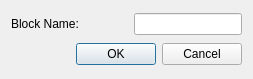
<?xml version="1.0" encoding="UTF-8"?>
<ui version="4.0">
 <class>QG_BlockDialog</class>
 <widget class="QDialog" name="QG_BlockDialog">
  <property name="geometry">
   <rect>
    <x>0</x>
    <y>0</y>
    <width>253</width>
    <height>79</height>
   </rect>
  </property>
  <property name="baseSize">
   <size>
    <width>0</width>
    <height>0</height>
   </size>
  </property>
  <property name="windowTitle">
   <string>Block Settings</string>
  </property>
  <property name="sizeGripEnabled">
   <bool>false</bool>
  </property>
  <layout class="QVBoxLayout">
   <property name="spacing">
    <number>6</number>
   </property>
   <property name="margin">
    <number>11</number>
   </property>
   <item>
    <layout class="QHBoxLayout">
     <item>
      <widget class="QLabel" name="lName">
       <property name="frameShape">
        <enum>QFrame::NoFrame</enum>
       </property>
       <property name="frameShadow">
        <enum>QFrame::Plain</enum>
       </property>
       <property name="text">
        <string>Block Name:</string>
       </property>
       <property name="wordWrap">
        <bool>false</bool>
       </property>
      </widget>
     </item>
     <item>
      <spacer name="spacer87">
       <property name="orientation">
        <enum>Qt::Horizontal</enum>
       </property>
       <property name="sizeType">
        <enum>QSizePolicy::Expanding</enum>
       </property>
       <property name="sizeHint" stdset="0">
        <size>
         <width>29</width>
         <height>21</height>
        </size>
       </property>
      </spacer>
     </item>
     <item>
      <widget class="QLineEdit" name="leName">
       <property name="text">
        <string/>
       </property>
      </widget>
     </item>
    </layout>
   </item>
   <item>
    <widget class="QDialogButtonBox" name="buttonBox">
     <property name="standardButtons">
      <set>QDialogButtonBox::Cancel|QDialogButtonBox::Ok</set>
     </property>
    </widget>
   </item>
  </layout>
 </widget>
 <layoutdefault spacing="6" margin="11"/>
 <resources/>
 <connections>
  <connection>
   <sender>buttonBox</sender>
   <signal>rejected()</signal>
   <receiver>QG_BlockDialog</receiver>
   <slot>reject()</slot>
   <hints>
    <hint type="sourcelabel">
     <x>126</x>
     <y>60</y>
    </hint>
    <hint type="destinationlabel">
     <x>20</x>
     <y>20</y>
    </hint>
   </hints>
  </connection>
  <connection>
   <sender>buttonBox</sender>
   <signal>accepted()</signal>
   <receiver>QG_BlockDialog</receiver>
   <slot>validate()</slot>
   <hints>
    <hint type="sourcelabel">
     <x>126</x>
     <y>60</y>
    </hint>
    <hint type="destinationlabel">
     <x>20</x>
     <y>20</y>
    </hint>
   </hints>
  </connection>
 </connections>
</ui>
